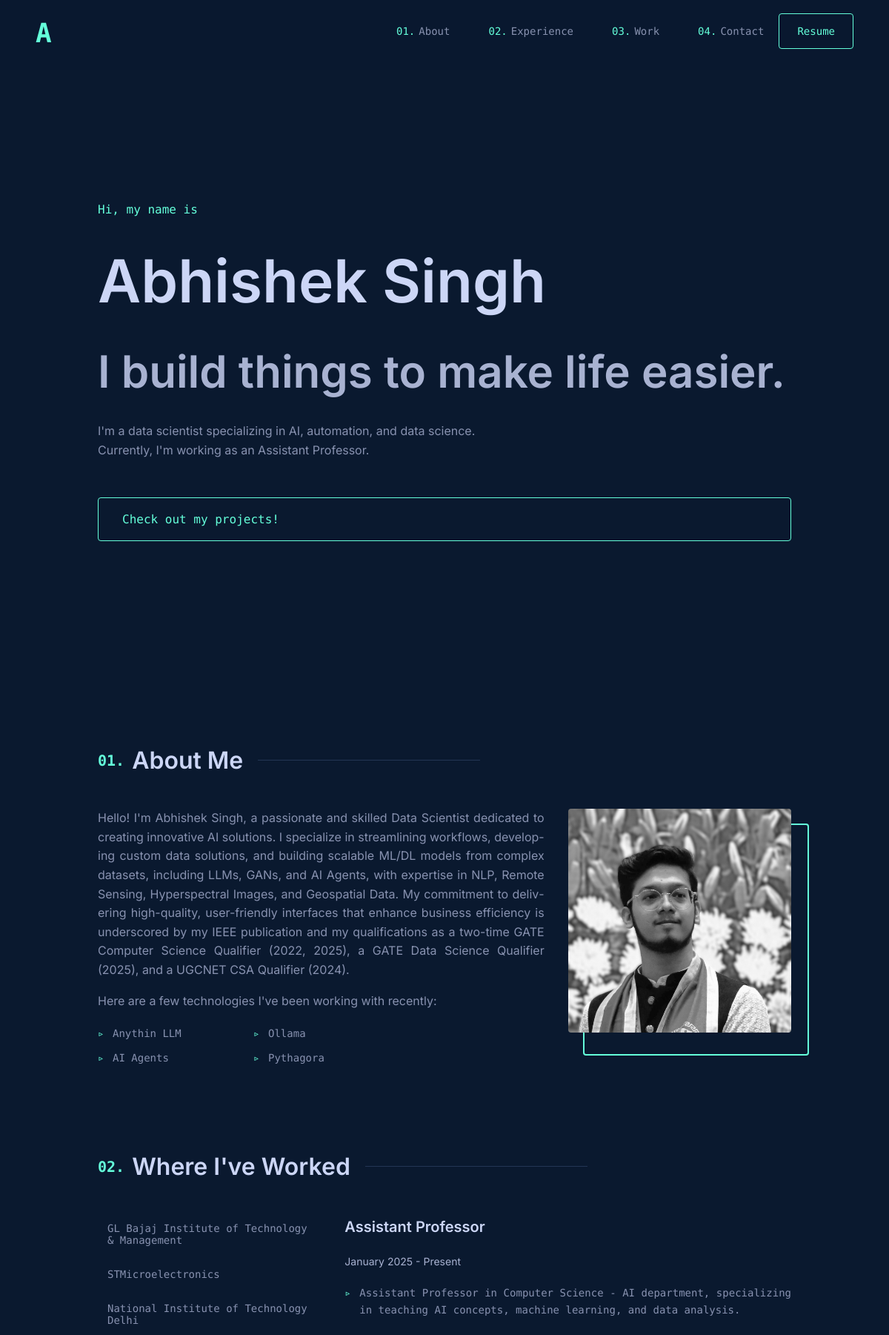
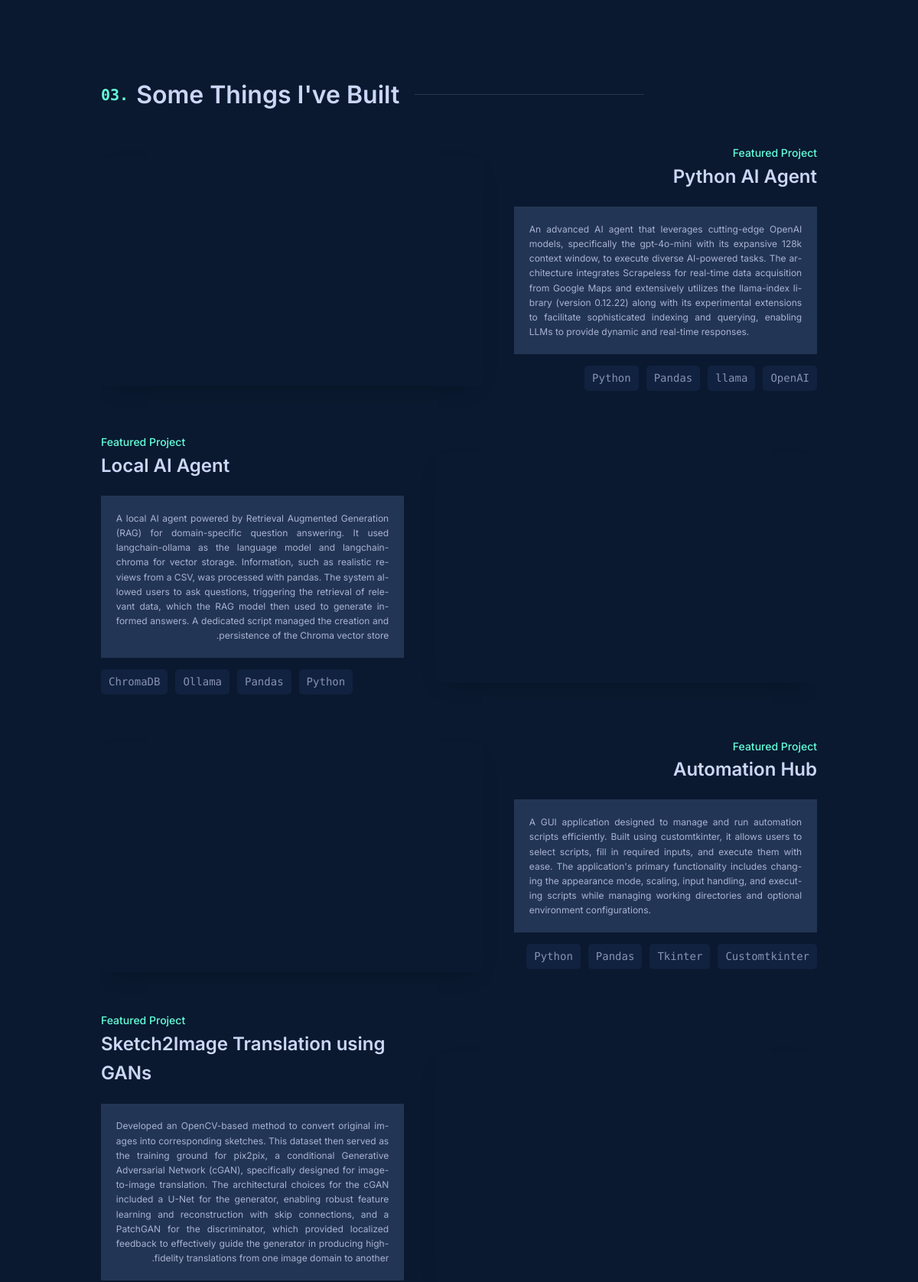
The page / (upper part) on the database its author committed (2 pictures, top to bottom).
### main/models.py (models this page shows, shortened)
class Contact(models.Model):
    name = models.CharField(max_length=200)
    birthday = models.DateField(auto_now=False, auto_now_add=False)
    phone = models.CharField(max_length=12)
    profilePicture = models.ImageField(upload_to="profile_images/")
    email = models.EmailField()
    github = models.URLField(max_length=200, blank=True)
    linkedin = models.URLField(max_length=200, blank=True)
    resume = models.FileField(upload_to="resumes/", blank=True, null=True)

class About(models.Model):
    description = models.TextField()
    recent_skills = models.TextField(
        help_text="Enter recent skills separated by commas (e.g., LLMs, Ollama, LangChain)",
        blank=True,
        null=True,
    )
    def get_recent_skills(self):
        return [
            skill.strip() for skill in self.recent_skills.split(",") if skill.strip()
        ]

class Experience(models.Model):
    organization = models.CharField(max_length=200)
    jobTitle = models.CharField(max_length=200)
    description = models.TextField()
    startDate = models.DateField(blank=True, null=True)
    endDate = models.DateField(blank=True, null=True)
    current = models.BooleanField(default=False)
    class Meta:
        ordering = ["-current", "-endDate", "-startDate"]
    def get_bullet_points(self):
        return [
            point.strip() + "."
            for point in self.description.split(".")
            if point.strip()
        ]

class Project(models.Model):
    title = models.CharField(max_length=200)
    description = models.TextField()
    tags = models.ManyToManyField(Tag, related_name="projects")
    link = models.URLField(max_length=200, blank=True)
    created_at = models.DateTimeField(auto_now_add=True)
    class Meta:
        ordering = ["-created_at"]

class Tag(models.Model):
    name = models.CharField(max_length=100, unique=True)

### main/views.py (the view)
# urls.py: path("", views.home, name="home"),
def home(request):
    homes = Home.objects.first()
    abouts = About.objects.first()
    projects = Project.objects.all()
    tags = Tag.objects.all()
    experiences = Experience.objects.all()
    skills = Skill.objects.all()
    contacts = Contact.objects.first()
    return render(
        request,
        "home.html",
        {
            "homes": homes,
            "abouts": abouts,
            "projects": projects,
            "tags": tags,
            "experiences": experiences,
            "skills": skills,
            "contacts": contacts,
        },
    )

### main/templates/home.html (shortened to what this page needs)
{% load static %}
<!DOCTYPE html>
<html lang="en">
  <head>
    <link rel="stylesheet" href="{% static 'css/styles.css' %}" />
  </head>
  <body>
    <header>
      <nav>
        <a href="" class="logo">A</a>
        <ul id="menu">
          <li>
            <a href="#about" class="nav-link">About</a>
          </li>
          <li>
            <a href="#experience" class="nav-link">Experience</a>
          </li>
          <li>
            <a href="#work" class="nav-link">Work</a>
          </li>
          <li>
            <a href="#contact" class="nav-link">Contact</a>
          </li>
          <li>
            <a href="{{ contacts.resume.url }}" class="btn btn-outline" target="_blank">Resume</a>
          </li>
        </ul>
      </nav>
    </header>
    <main>
      <section id="hero">
        <p class="intro">Hi, my name is</p>
        <h1>{{ contacts.name }}</h1>
        <h2>I build things to make life easier.</h2>
        <p class="description">I'm a data scientist specializing in AI, automation, and data science. Currently, I'm working as an Assistant Professor.</p>
        <a href="#work" class="btn btn-large">Check out my projects!</a>
      </section>
      <section id="about">
        <h2 class="section-heading">About Me</h2>
        <div class="about-content">
          <div class="about-text">
            <p>{{ abouts.description }}</p>
            <p style="margin-top: 1rem;">Here are a few technologies I've been working with recently:</p>
            <ul class="skills-list">
              {% for skill in abouts.get_recent_skills %}
                <li>{{ skill }}</li>
              {% endfor %}
            </ul>
          </div>
          <div class="about-image">
            <img src="{{ contacts.profilePicture.url }}" alt="{{ contacts.name }}" />
          </div>
        </div>
      </section>
      <section id="experience">
        <h2 class="section-heading">Where I've Worked</h2>
        <div class="experience-container">
          <div class="experience-tabs">
            {% for experience in experiences %}
              <button class="tab-button" data-tab="{{ forloop.counter0 }}">{{ experience.organization }}</button>
            {% endfor %}
          </div>
          <div class="experience-content">
            {% for experience in experiences %}
              <div class="tab-content {% if forloop.first %}active{% endif %}" id="tab-{{ forloop.counter0 }}">
                <h3>{{ experience.jobTitle }}</h3>
                <p class="duration">
                  {{ experience.startDate|date:'F Y' }} -{% if experience.endDate %}
                    {{ experience.endDate|date:'F Y' }}
                  {% else %}
                    Present
                  {% endif %}
                </p>
                <ulc class="experience-description-list">
                  {% for point in experience.get_bullet_points %}
                    <li>{{ point }}</li>
                  {% endfor %}
                </ulc>
              </div>
            {% endfor %}
          </div>
        </div>
      </section>
      <section id="work">
        <h2 class="section-heading">Some Things I've Built</h2>
        <div class="projects-grid">
          {% for project in projects %}
            <div class="project-card">
              <div class="project-image">
                <div class="project-image">
                  <div class="image-viewer" data-project="{{ forloop.counter0 }}">
                  </div>
                </div>
              </div>
              <div class="project-content">
                <p class="project-type">Featured Project</p>
                <h3 class="project-title"><a href="{{ project.link }}" target="_blank" rel="noopener">{{ project.title }}</a></h3>
                <div class="project-description">
                  <p>{{ project.description }}</p>
                </div>
                <ul class="project-tech">
                  {% for tag in project.tags.all %}
                    <li>{{ tag.name }}</li>
                  {% endfor %}
                </ul>
              </div>
            </div>
          {% endfor %}
        </div>
      </section>
    </main>
  </body>
</html>

### rows shown on the page
Contact: name "Abhishek Singh", profilePicture (picture)
About: description "Hello! I'm Abhishek Singh, a passionate and skilled Data Scientist dedicated to creating innovative AI solutions. I specialize in streamlining workflows, developing custom data solutions, and building scalable ML/DL models from complex datasets, including LLMs, GANs, and AI Agents, with expertise in NLP, Remote Sensing, Hyperspectral Images, and Geospatial Data. My commitment to delivering high-quality, user-friendly interfaces that enhance business efficiency is underscored by my IEEE publication and my qualifications as a two-time GATE Computer Science Qualifier (2022, 2025), a GATE Data Science Qualifier (2025), and a UGCNET CSA Qualifier (2024)."
Experience: organization "GL Bajaj Institute of Technology & Management", jobTitle "Assistant Professor", startDate "January 2025", shows "Present", get_bullet_points "Assistant Professor in Computer Science - AI department, specializing in teaching AI concepts, machine learning, and data analysis."
Experience: organization "STMicroelectronics"
Experience: organization "National Institute of Technology Delhi"
Project: title "Python AI Agent", description "An advanced AI agent that leverages cutting-edge OpenAI models, specifically the gpt-4o-mini with its expansive 128k context window, to execute diverse AI-powered tasks. The architecture integrates Scrapeless for real-time data acquisition from Google Maps and extensively utilizes the llama-index library (version 0.12.22) along with its experimental extensions to facilitate sophisticated indexing and querying, enabling LLMs to provide dynamic and real-time responses."
Tag: name "Python"
Tag: name "Pandas"
Tag: name "llama"
Tag: name "OpenAI"
Project: title "Local AI Agent", description "A local AI agent powered by Retrieval Augmented Generation (RAG) for domain-specific question answering. It used langchain-ollama as the language model and langchain-chroma for vector storage. Information, such as realistic reviews from a CSV, was processed with pandas. The system allowed users to ask questions, triggering the retrieval of relevant data, which the RAG model then used to generate informed answers. A dedicated script managed the creation and persistence of the Chroma vector store."
Tag: name "Ollama"
Tag: name "ChromaDB"
Project: title "Automation Hub", description "A GUI application designed to manage and run automation scripts efficiently. Built using customtkinter, it allows users to select scripts, fill in required inputs, and execute them with ease. The application's primary functionality includes changing the appearance mode, scaling, input handling, and executing scripts while managing working directories and optional environment configurations."
Tag: name "Tkinter"
Tag: name "Customtkinter"
Project: title "Sketch2Image Translation using GANs", description "Developed an OpenCV-based method to convert original images into corresponding sketches. This dataset then served as the training ground for pix2pix, a conditional Generative Adversarial Network (cGAN), specifically designed for image-to-image translation. The architectural choices for the cGAN included a U-Net for the generator, enabling robust feature learning and reconstruction with skip connections, and a PatchGAN for the discriminator, which provided localized feedback to effectively guide the generator in producing high-fidelity translations from one image domain to another."

### other values the page prints
{{ skill }} "Anythin LLM" "Ollama" "AI Agents" "Pythagora"
